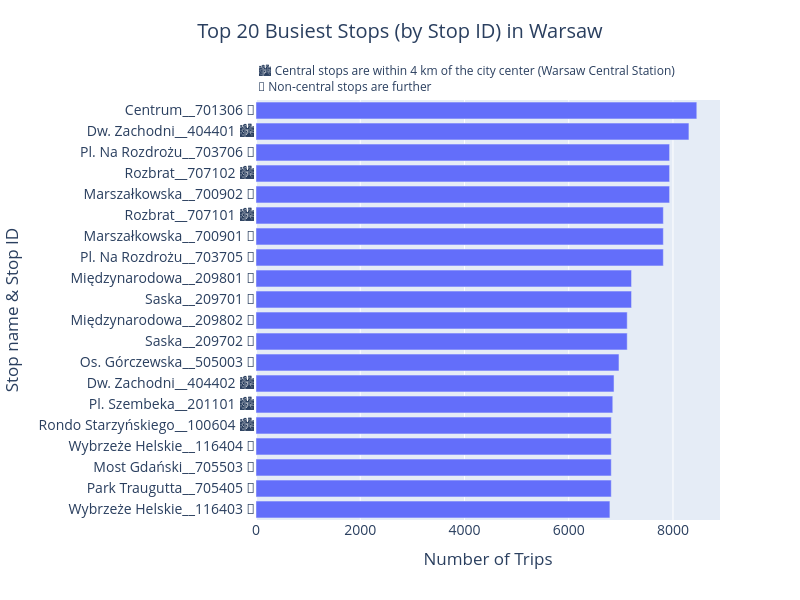

Source (notebook cell):
### Code cell
# creating a barplot to display the top stops
fig = px.bar(
    top_stops,
    x='trips_count',
    y='stop_name_stop_id_central_emoji',
    orientation='h',
    title='Top 20 Busiest Stops (by Stop ID) in Warsaw',
    labels={'trips_count': 'Number of Trips', 'stop_name_stop_id_central_emoji': 'Stop name & Stop ID'},
    width=800,
    height=600)

fig.update_layout(
    yaxis={'categoryorder': 'total ascending'},
    title={'x': 0.5, 'y': 0.96}, font=dict(size=14))

fig.add_annotation(
    text=f'🏙️ Central stops are within 4 km of the city center (Warsaw Central Station) <br>🌳 Non-central stops are further',
    xref='paper', yref='paper', x=0, y=1.095,
    showarrow=False, font=dict(size=12), align='left')
fig.show();

### Figure 1 — Plotly figure (JSON) as saved in the notebook; plotly's stock layout.template omitted (floating-point values rounded to 4 significant figures)
{"data": [{"alignmentgroup": "True", "hovertemplate": "Number of Trips=%{x}<br>Stop name & Stop ID=%{y}<extra></extra>", "legendgroup": "", "marker": {"color": "#636efa", "pattern": {"shape": ""}}, "name": "", "offsetgroup": "", "orientation": "h", "showlegend": false, "textposition": "auto", "type": "bar", "x": [8457, 8306, 7935, 7935, 7935, 7815, 7815, 7815, 7205, 7205, 7122, 7122, 6964, 6869, 6845, 6816, 6816, 6816, 6816, 6790], "xaxis": "x", "y": ["Centrum__701306 🌳", "Dw. Zachodni__404401 🏙️", "Marszałkowska__700902 🌳", "Rozbrat__707102 🏙️", "Pl. Na Rozdrożu__703706 🌳", "Pl. Na Rozdrożu__703705 🌳", "Marszałkowska__700901 🌳", "Rozbrat__707101 🏙️", "Saska__209701 🌳", "Międzynarodowa__209801 🌳", "Saska__209702 🌳", "Międzynarodowa__209802 🌳", "Os. Górczewska__505003 🌳", "Dw. Zachodni__404402 🏙️", "Pl. Szembeka__201101 🏙️", "Park Traugutta__705405 🌳", "Most Gdański__705503 🌳", "Wybrzeże Helskie__116404 🌳", "Rondo Starzyńskiego__100604 🏙️", "Wybrzeże Helskie__116403 🌳"], "yaxis": "y"}], "layout": {"annotations": [{"align": "left", "font": {"size": 12}, "showarrow": false, "text": "🏙️ Central stops are within 4 km of the city center (Warsaw Central Station) <br>🌳 Non-central stops are further", "x": 0, "xref": "paper", "y": 1.095, "yref": "paper"}], "barmode": "relative", "font": {"size": 14}, "height": 600, "legend": {"tracegroupgap": 0}, "title": {"text": "Top 20 Busiest Stops (by Stop ID) in Warsaw", "x": 0.5, "y": 0.96}, "width": 800, "xaxis": {"anchor": "y", "domain": [0, 1], "title": {"text": "Number of Trips"}}, "yaxis": {"anchor": "x", "categoryorder": "total ascending", "domain": [0, 1], "title": {"text": "Stop name & Stop ID"}}}}
